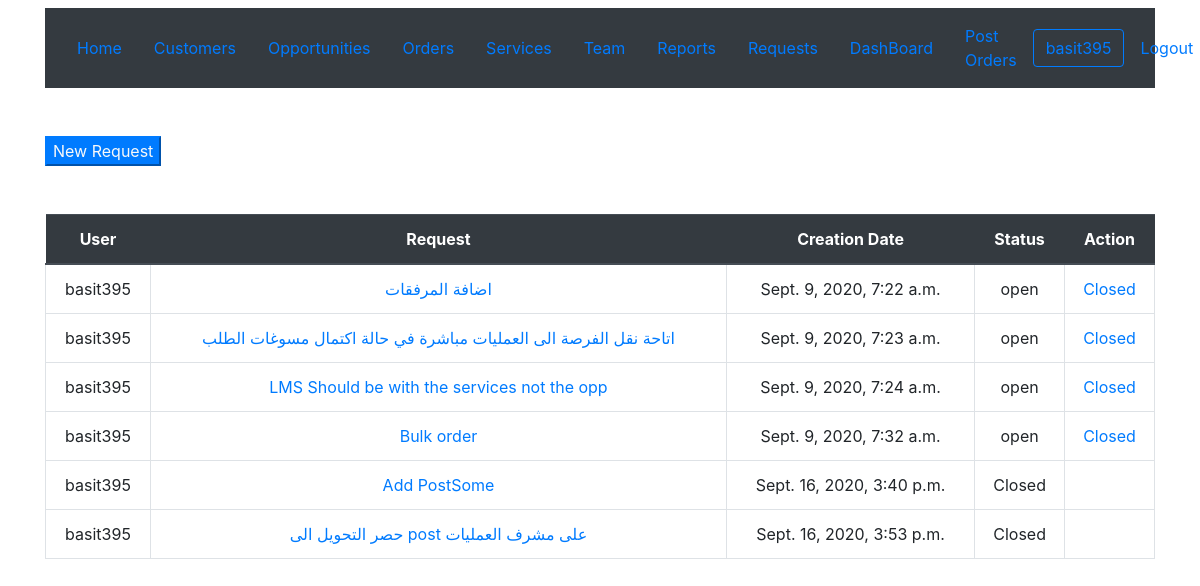
/crmapp/suggestion/ (signed in), run on the app's committed database.
### crmapp/models.py (models this page shows, shortened)
class suggestion(models.Model):
    statuslist = (
            ('open', 'Open'),
            ('closed', 'Closed'),
            )
    requestor = models.ForeignKey(User,on_delete=models.CASCADE,related_name='user_requests')
    requesttext = models.TextField("Request",null=True,unique=True)
    completion = models.BooleanField(default=False)
    status = models.CharField("Status",max_length=1000,blank=True,choices=statuslist,default='open')
    creationdate = models.DateTimeField("Creation Date",auto_now_add=True)
    updatedate = models.DateTimeField("Update Date",auto_now=True)
    class Meta:
        verbose_name ='Suggesion'
        verbose_name_plural ='Suggestions'

### crmapp/views.py (the view)
# urls.py: path('suggestion/', views.suggestionlist, name='suggestion'),
@login_required
def suggestionlist(request):
    suggestionlist = suggestion.objects.all()
    opensuggestionlist = suggestion.objects.filter(status="Open").all()
    job = get_object_or_404(Profile,user=request.user)
    context = {'suggestionlist':suggestionlist,'job':job}
    return render(request, 'crmapp/suggestionlist.html',context)

### crmapp/templates/crmapp/suggestionlist.html
{% extends 'crmapp/base.html' %}
{% block content %}
<div class="container mt-5">
<button  class="btn-primary text-light"><a class="text-light "href="{% url 'suggestionnew' %}">New Request</a></button>
{% if suggestionlist %}
<table class="table mt-5">
    <thead class="thead-dark">
  <tr>
    <th class="text-center">User</th>
    <th class="text-center">Request</th>
    <th class="text-center">Creation Date</th>
    <th class="text-center">Status</th>
    <th class="text-center">Action</th>
  </tr>
  {% for suggestion in suggestionlist %}
  <tr>
  <td class="border text-center">{{suggestion.requestor}}</td>
  <td class="border text-center"><a href="{% url 'suggestiondetail' pk=suggestion.id %}">{{suggestion.requesttext}}</a></td>
  <td class="border text-center">{{suggestion.creationdate}}</td>
  <td class="border text-center">{{suggestion.status}}</td>
  <td class="border text-center"><span>{% if suggestion.status|stringformat:"s"  == 'open' and job.jobtitle == 'CEO' %} <a href="{% url 'closed' pk=suggestion.id %}">Closed</a> {% endif %}</span>
</td>
  </tr>
  {% endfor %}
</table>
{% endif %}
</div>
  {% endblock %}

### crmapp/templates/crmapp/base.html (shortened to what this page needs)
<!DOCTYPE html>
<html lang="en" dir="ltr">
  <head>
<link rel="stylesheet" href="https://stackpath.bootstrapcdn.com/bootstrap/4.5.0/css/bootstrap.min.css">
</head>
  <body>
  <div class="container mt-2">
  <nav class="navbar navbar-expand-lg navbar-light bg-dark">
    <a class="nav-link" href="{% url 'home' %}">Home<span class="sr-only">(current)</span></a>
    <a class="nav-link" href="{% url 'customerslist' %}"> Customers <span class="sr-only">(current)</span></a>
    <a class="nav-link" href="{% url 'opportunitylist' %}"> Opportunities <span class="sr-only">(current)</span></a>
    <a class="nav-link" href="{% url 'order' %}">Orders<span class="sr-only">(current)</span></a>
    <a class="nav-link" href="{% url 'servicelist' %}">Services<span class="sr-only">(current)</span></a>
    <a class="nav-link" href="{% url 'stafflist' %}">Team <span class="sr-only">(current)</span></a>
    <a class="nav-link" href="{% url 'report' %}">Reports<span class="sr-only">(current)</span></a>
    <a class="nav-link" href="{% url 'suggestion' %}">Requests<span class="sr-only">(current)</span></a>
    <a class="nav-link" href="{% url 'dashboard' %}">DashBoard<span class="sr-only">(current)</span></a>
    <a class="nav-link" href="{% url 'orderpost' %}">Post Orders<span class="sr-only">(current)</span></a>
    {% if user.username %}
    <button  class="btn btn-outline-primary">{{user.username}}</a></button>
    <a class="nav-link" href="{% url 'logout' %}">Logout<span class="sr-only">(current)</span></a>
    {% else %}
    <a class="nav-link" href="{% url 'login' %}">Login<span class="sr-only">(current)</span></a>
    {% endif %}
  </nav>
</div>
{% block content %}
  {% endblock %}
  </body>
</html>

### data on the page
suggestion: requestor "basit395", requesttext "اضافة المرفقات", creationdate "Sept. 9, 2020, 7:22 a.m.", status "open", shows "Closed"
suggestion: requestor "basit395", requesttext "اتاحة نقل الفرصة الى العمليات مباشرة في حالة اكتمال مسوغات الطلب", creationdate "Sept. 9, 2020, 7:23 a.m.", status "open", shows "Closed"
suggestion: requestor "basit395", requesttext "LMS Should be with the services not the opp", creationdate "Sept. 9, 2020, 7:24 a.m.", status "open", shows "Closed"
suggestion: requestor "basit395", requesttext "Bulk order", creationdate "Sept. 9, 2020, 7:32 a.m.", status "open", shows "Closed"
suggestion: requestor "basit395", requesttext "Add PostSome", creationdate "Sept. 16, 2020, 3:40 p.m.", status "Closed"
suggestion: requestor "basit395", requesttext "حصر التحويل الى post على مشرف العمليات", creationdate "Sept. 16, 2020, 3:53 p.m.", status "Closed"

### other printed values
{{ user.username }} "basit395"
